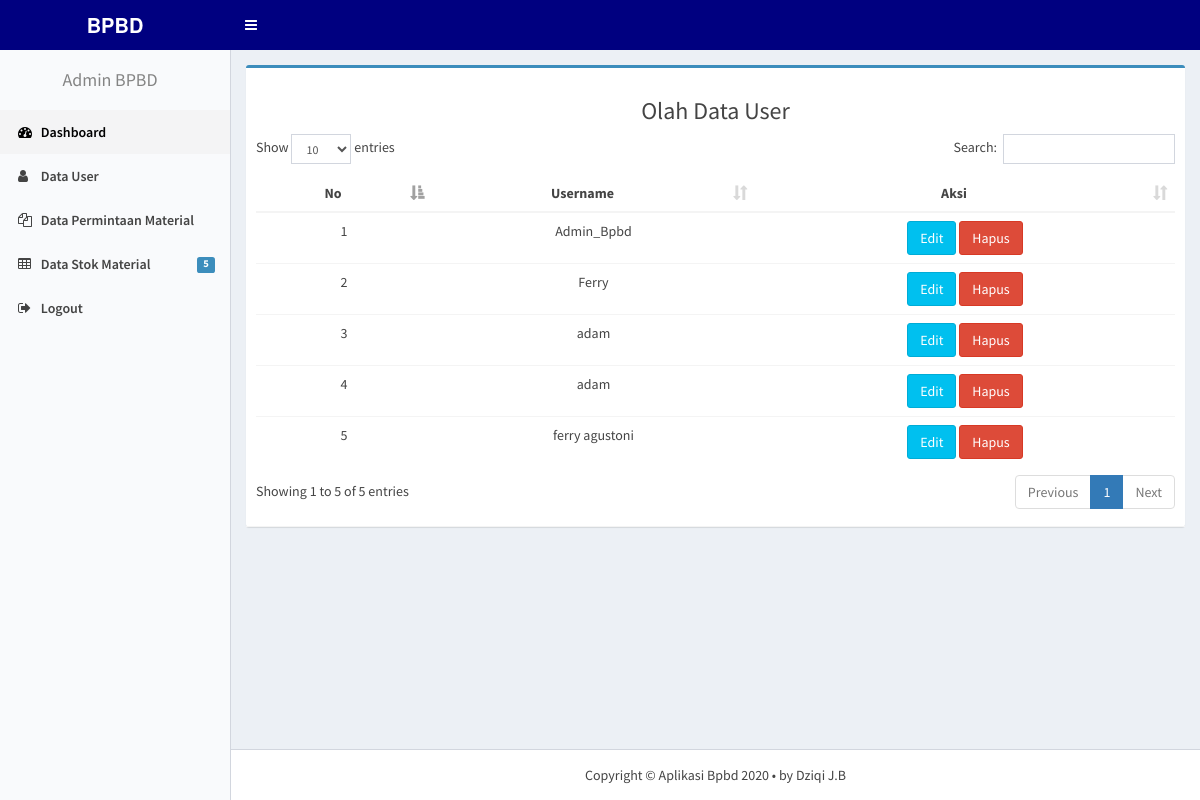
The page /admin_gudang/index.php?p=user on the database its author committed.
### tables this page shows
CREATE TABLE `user` (
  `id_user` int(11) NOT NULL,
  `username` varchar(20) NOT NULL,
  `password` varchar(255) NOT NULL,
  `level` enum('unit_pelayanan','admin_gudang') NOT NULL
);

### admin_gudang/user.php (the view, shortened to what this page needs)
<?php
      include "../fungsi/koneksi.php";
	$query = mysqli_query($koneksi, "SELECT * FROM user WHERE level!='upengadaan' ORDER BY level DESC");
?>
<section class="content">
	<div class="row">
		<div class="col-sm-12">
			 <div class="box box-primary">
                <div class="box-header with-border">
                    <h3 class="text-center">Olah Data User</h3>
                	<div class="table-responsive">
                		<table class="table text-center" id="user">
                			<thead  >
	                			<tr>
	                				<th>No</th>
	                				<th>Username</th>
	                				<th>Aksi</th>
	                			</tr>
                			</thead>
                			<tbody>
                				<tr>
                					<?php
                						$no =1 ;
                						if (mysqli_num_rows($query)) {
                							while($row=mysqli_fetch_assoc($query)):
                					 ?>
                						<td> <?= $no; ?> </td>
                						<td> <?= $row['username']; ?> </td>
                                         <td>
                                            <a href="?p=user&aksi=edit&id=<?= $row['id_user']; ?>"><span data-placement='top' data-toggle='tooltip' title='Edit'><button  class="btn btn-info">Edit</button></span></a>
                                            <a href="?p=user&aksi=hapus&id=<?= $row['id_user']; ?>"><span data-placement='top' data-toggle='tooltip' title='Hapus'><button  class="btn btn-danger" onclick="return confirm('Yakin ingin menghapus?')">Hapus</button></span></a>
                                        </td>
                				</tr>
                			<?php $no++; endwhile; } ?>
                			</tbody>
                		</table>
                	</div>
                </div>
            </div>
		</div>
	</div>
</section>

### rows shown on the page
user: username "Admin_Bpbd"
user: username "Ferry"
user: username "adam"
user: username "adam"
user: username "ferry agustoni"

### other values the page prints
$data['jumlah'] "5"
